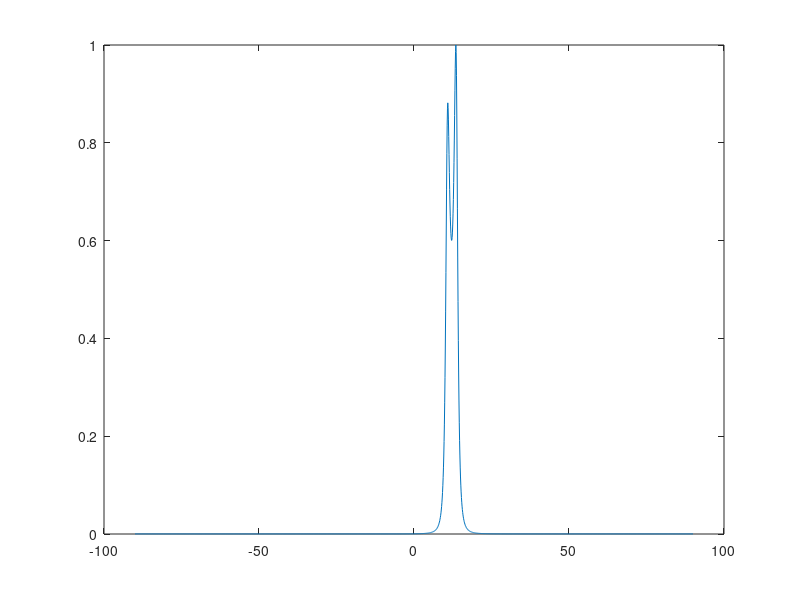

The MATLAB source for this figure:
close all; clear all; clc;
% ------参数------
SNR = 5;
%N = 12;
N = 8;
c = 1500;
f = 10e3;
lambda = c/f;
d = lambda/2;       % 单位阵元间距
fs = 40e3;
poi = [0:N-1];   % ula阵元位置
N_s = 2;         % 信源数
phi0 =  [10 14];       % 入射角度
phi = -90:0.1:90;
%单频信号
T_sig = 0.01;
T = 2*T_sig;
t_sig = 0:1/fs:T_sig-1/fs;
t = 0:1/fs:T-1/fs;
L_sig = length(t_sig);
L = length(t);
sig_org = sin(2*pi*f*t_sig);
sig_org2 = sin(2*pi*8e3*t_sig);
sig = [sig_org, zeros(1, L-L_sig);
       sig_org2, zeros(1, L-L_sig)]; %add zero
% plot(t_sig,sig_org2);
w_sig = exp(-1j*2*pi*f*d*poi.'*sind(phi0)/c);
sig_arr = w_sig*sig;
% sig_arr = zeros(N,L);
% for q = 1:length(phi0)  
%     w_sig = exp(-1j*2*pi*f*d*poi*sind(phi0(q))/c).';
%     sig_arr =  w_sig*sig(q,:);
% end
x_arr = awgn(sig_arr,SNR,'measured');
Rxx=x_arr*x_arr'/L;  


%% cbf
% P_cbf = zeros(1,length(phi));
% for ii = 1:length(phi)
%     w = conj(exp(-1j*2*pi*f*d*poi*sind(phi(ii))/c));
%     P_cbf(ii) = sum(abs(w*x_arr));
% end
%  figure;
%  plot(phi,P_cbf);
    
%     
% --------------------------------------------------------------------------
[V,D]=eig(Rxx);             %分解得到特征值D和特征向量V
[D1,I]=sort(diag(D));       %将特征值排序
U=V(:,I);
Un1=fliplr(U);
for m=1:length(phi)
    a_n=exp(-j*2*pi*d*[0:N-1].'*sind(phi(m))/lambda);
    Un=Un1(:,N_s+1:N);         %选取阵元数-信源数个特征值和特征向量作为噪声子空间
    p(m)=1/(a_n'*Un*Un'*a_n);  % MUSIC算法空间谱
end
% P=10*log10(abs(p)/max(abs(p)));
P=abs(p)/max(abs(p));

plot(phi, P);
% --------------------------------------------------------------------------
% [U,S,V] = svd(Rxx);
% lamda = diag(S);
% ratio = lamda(1:end-1)./lamda(2:end);
% ix = find(ratio>10) + 1;
% ix = ix(1);
% Un = U(:,ix:end);              % 噪声子空间
% for m=1:length(phi)
%     tao =  (d*poi.'*sind(phi(m)))/c;    
%     a_n = exp(-1j*2*pi*f*tao);
% %     a_n=exp(-j*2*pi*d*[0:N-1].'*sind(phi(m))/lambda);
%     p(m)=1/(a_n'*Un*Un'*a_n);  % MUSIC算法空间谱
% end
% %--------------------------------------------------------------------------
% P=10*log10(abs(p)/max(abs(p)));
% % P=abs(p)/max(abs(p));
% 
% plot(phi, P);
